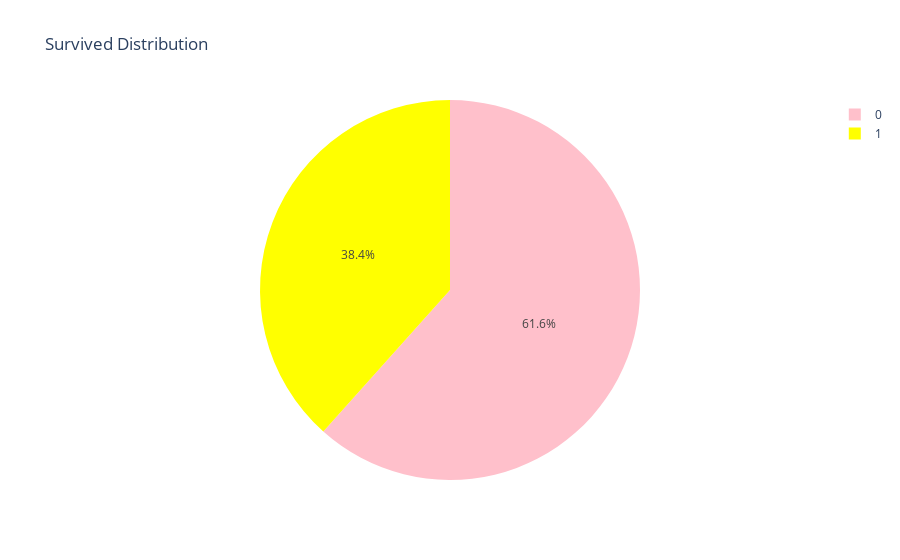

Notebook source saved alongside this figure:
### Code cell
lab = data['Survived'].value_counts().keys().tolist()
val = data['Survived'].value_counts().values.tolist()
trace = go.Pie(labels=lab, values=val, marker=dict(colors=['pink','yellow']), hoverinfo="value")

#layout : you can plot title, x axis and y axis 
layout = go.Layout(title="Survived Distribution")
fig = go.Figure(data=trace, layout=layout)
iplot(fig)

### Figure 1 — Plotly figure (JSON) as saved in the notebook; plotly's stock layout.template omitted (floating-point values rounded to 4 significant figures)
{"data": [{"hoverinfo": "value", "labels": [0, 1], "marker": {"colors": ["pink", "yellow"]}, "type": "pie", "values": [549, 342]}], "layout": {"autosize": true, "title": {"text": "Survived Distribution"}}}
